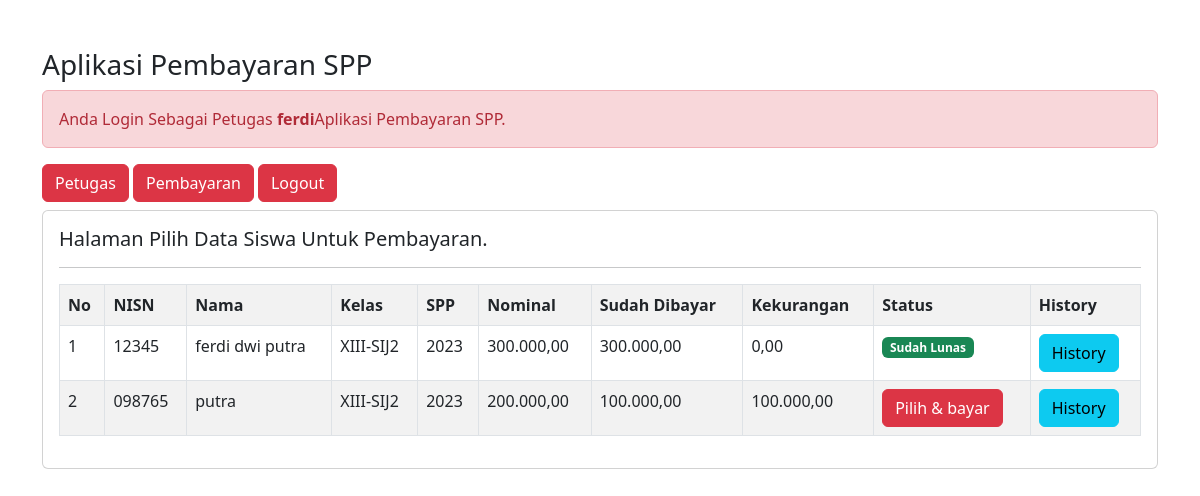
/petugas/petugas.php?url=pembayaran (signed in), run on the app's committed database.
### tables this page shows
CREATE TABLE `siswa` (
  `nisn` char(10) NOT NULL,
  `nis` char(8) NOT NULL,
  `nama` varchar(35) NOT NULL,
  `id_kelas` int(11) NOT NULL,
  `alamat` text NOT NULL,
  `no_telp` varchar(13) NOT NULL,
  `id_spp` int(11) NOT NULL
);

CREATE TABLE `kelas` (
  `id_kelas` int(11) NOT NULL,
  `nama_kelas` varchar(10) NOT NULL,
  `kompetesi_keahlian` varchar(50) NOT NULL
);

CREATE TABLE `spp` (
  `id_spp` int(11) NOT NULL,
  `tahun` int(11) NOT NULL,
  `nominal` int(11) NOT NULL
);

### petugas/pembayaran.php (the view)
<h5>Halaman Pilih Data Siswa Untuk Pembayaran.</h5>
<hr>
<table class ="table table-striped table-bordered">
	<tr class="fw-bold">
		<td>No</td>
		<td>NISN</td>
		<td>Nama</td>
		<td>Kelas</td>
		<td>SPP</td>
		<td>Nominal</td>
		<td>Sudah Dibayar</td>
		<td>Kekurangan</td>
		<td>Status</td>
		<td>History</td>
	</tr>
	<?php
	include'../koneksi.php';
	$no = 1;
	$sql = "SELECT*FROM siswa,spp,kelas WHERE siswa.id_kelas=kelas.id_kelas AND siswa.id_spp=spp.id_spp ORDER BY nama ASC";
	$query = mysqli_query($koneksi, $sql);
	foreach ($query as $data){
		$data_pembayaran = mysqli_query($koneksi,"SELECT SUM(jumlah_bayar) as jumlah_bayar FROM Pembayaran WHERE nisn='$data[nisn]'");
		$data_pembayaran = mysqli_fetch_array($data_pembayaran);
		$sudah_bayar = $data_pembayaran['jumlah_bayar'];
		$kekurangan = $data['nominal']-$data_pembayaran['jumlah_bayar'];
		?>
		<tr>
			<td><?= $no++; ?></td>
			<td><?= $data['nisn'] ?></td>
			<td><?= $data['nama'] ?></td>
			<td><?= $data['nama_kelas'] ?></td>
			<td><?= $data['tahun'] ?></td>
			<td><?= number_format($data['nominal'],2,',','.'); ?></td>
			<td><?= number_format($sudah_bayar,2,',','.'); ?></td>
			<td><?= number_format($kekurangan,2,',','.'); ?></td>
			<td>
				<?php
				if($kekurangan==0){
					echo "<span class='badge text-bg-success'> Sudah Lunas </span>";
				}else{ ?>
					<a href="?url=tambah-pembayaran&nisn=<?= $data['nisn'] ?>&kekurangan=<?= $kekurangan ?>" class="btn btn-danger"> Pilih & bayar </a>
				<?php } ?>
			</td>
			<td>
				<a href="?url=history-pembayaran&nisn=<?= $data ['nisn'] ?>" class='btn btn-info'>History</a>
			</td>
		</tr>
	<?php } ?>
</table>

### petugas/style.css (style rules this page uses)
body { background-image: url("walle.jpg"); background-size: 100%; }

### data on the page
siswa: nisn "12345", nama "ferdi dwi putra", id_kelas.nama_kelas "XIII-SIJ2", id_spp.tahun "2023", id_spp.nominal "300.000,00", sudah_bayar "300.000,00", kekurangan "0,00", shows "Sudah Lunas"
siswa: nisn "098765", nama "putra", id_kelas.nama_kelas "XIII-SIJ2", id_spp.tahun "2023", id_spp.nominal "200.000,00", sudah_bayar "100.000,00", kekurangan "100.000,00"

### other printed values
$_SESSION['nama_petugas'] "ferdi"
